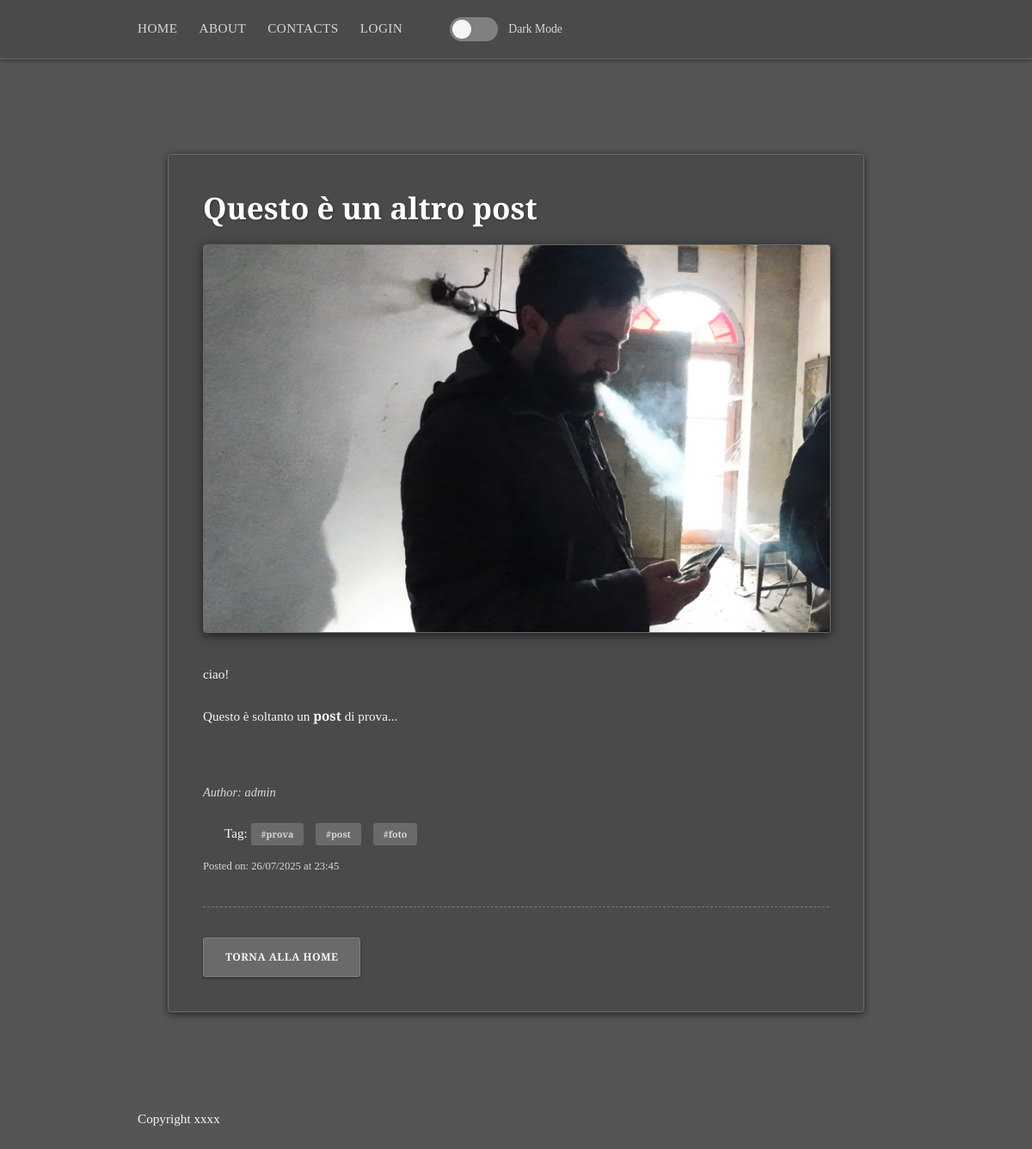
Page /view/3 on the committed database.
### app.py (models this page shows, shortened)
class Post(db.Model):
    id = db.Column(db.Integer, primary_key=True)
    title = db.Column(db.String(200), nullable=False)
    content = db.Column(db.Text, nullable=False)
    creation_date = db.Column(db.DateTime, default=datetime.now())
    user_id = db.Column(db.Integer, db.ForeignKey('user.id'), nullable=False)
    image_file = db.Column(db.String(28), nullable=True, default=None)
    tags = db.relationship('Tag', secondary=post_tags, backref=db.backref('posts', lazy='dynamic'))

class User(db.Model, UserMixin):
    id = db.Column(db.Integer, primary_key=True)
    is_admin = db.Column(db.Boolean, default=False)
    is_banned = db.Column(db.Boolean, default=False, nullable=False)
    username = db.Column(db.String(28), unique=True, nullable=False)
    email = db.Column(db.String(120), unique=True, nullable=False)
    password_hash = db.Column(db.String(128), nullable=False)
    post = db.relationship('Post', backref='author', lazy='dynamic')

class Tag(db.Model):
    id = db.Column(db.Integer, primary_key=True)
    tag_name = db.Column(db.String(28), nullable=False, unique=True)

### app.py (the view)
@app.route('/view/<int:post_id>')
def view_post(post_id):
    post = Post.query.get_or_404(post_id)
    return render_template('view.html', post=post)

### templates/view.html (shortened to what this page needs)
{% extends "base.html" %}
{% block content %}
<div class="container">
    <article class="blog-post">
        <h2>{{ post.title }}</h2>
         {% if post.image_file and post.image_file != 'default.jpg' %}
            <img src="{{ url_for('static', filename='uploads/' + post.image_file) }}" alt="{{ post.title }}" class="featured-image">
        {% endif %}
        <p>{{ post.content | safe }}</p>
        <br>
        <p><i> Author: {{ post.author.username }}</i></p>
        {% if post.tags %}
        <span class="tags">
            Tag:
            {% for tag in post.tags %}
            <a href="{{ url_for('posts_by_tags', tag_name=tag.tag_name) }}">#{{ tag.tag_name }}</a>
            {% endfor %}
        </span>
        {% endif %}
        <small>Posted on: {{ post.creation_date.strftime('%d/%m/%Y at %H:%M')}}</small>
        <hr>
        <a href="{{ url_for('index') }}" class="btn">Torna alla Home</a>
    </article>
</div>
{% endblock%}

### static/css/noir.css (style rules this page uses)
body { font-family: 'Merriweather', serif; line-height: 1.7; margin: 0; padding: 0; background-color: #555555; color: #f5f5f5; font-size: 0.95em; transition: background-color 0.8s ease, color 0.8s ease, font-size 0.8s ease; }
.container { max-width: 880px; margin: 0 auto; padding: 55px 35px; }
h1, h2, h3, h4, h5, h6 { font-family: 'Playfair Display', serif; font-weight: 700; color: #ffffff; margin-bottom: 25px; line-height: 1.25; text-shadow: 1px 1px 3px rgba(0,0,0,0.3); transition: color 0.8s ease, text-shadow 0.8s ease; }
h2 { font-size: 2.0em; }
p { margin-bottom: 1.3em; font-size: 1em; }
a { color: #d8d8d8; text-decoration: none; transition: color 0.3s ease, text-decoration 0.3s ease; }
.btn, #theme-toggle, #save { display: inline-block; background-color: #6a6a6a; color: #f5f5f5; padding: 12px 25px; border: 1px solid #808080; border-radius: 3px; cursor: pointer; font-size: 0.8em; font-family: 'Merriweather', serif; font-weight: 700; letter-spacing: 0.04em; text-transform: uppercase; transition: background-color 0.3s ease, color 0.3s ease, border-color 0.3s ease, box-shadow 0.3s ease; text-align: center; text-decoration: none; white-space: nowrap; box-shadow: 0 1px 3px rgba(0,0,0,0.4); }
.blog-post { background-color: #4a4a4a; padding: 40px; margin-bottom: 40px; border-radius: 4px; box-shadow: 0 2px 10px rgba(0,0,0,0.6); border: 1px solid #6a6a6a; transition: background-color 0.8s ease, box-shadow 0.8s ease, border-color 0.8s ease; }
.blog-post h2 { font-size: 2.3em; margin-top: 0; margin-bottom: 20px; color: #ffffff; }
.blog-post .tags { display: inline-block; margin-left: 25px; }
.blog-post .tags a { background-color: #6a6a6a; color: #d8d8d8; padding: 6px 12px; border-radius: 3px; font-size: 0.7em; margin-right: 10px; text-decoration: none; font-weight: 600; transition: background-color 0.3s ease, color 0.3s ease; }
.blog-post p { margin-bottom: 1.4em; line-height: 1.75; font-size: 1em; color: #f5f5f5; transition: color 0.8s ease; }
.blog-post p i { font-style: italic; color: #d8d8d8; font-size: 0.95em; transition: color 0.8s ease; }
.blog-post small { display: block; color: #d8d8d8; margin-top: 15px; transition: color 0.8s ease; }
.blog-post hr { margin-top: 35px; margin-bottom: 35px; border: 0; border-top: 1px dashed #7a7a7a; transition: border-top-color 0.8s ease; }
.featured-image { width: 100%; max-height: 450px; object-fit: cover; display: block; margin-bottom: 35px; border-radius: 4px; box-shadow: 0 3px 12px rgba(0,0,0,0.6); border: 1px solid #6a6a6a; }

### rows in the picture
Post: title "Questo è un altro post", image_file (picture), content "ciao! Questo è soltanto un post di prova...", creation_date "26/07/2025 at 23:45"
User: author.username "admin"
Tag: tag_name "prova"
Tag: tag_name "post"
Tag: tag_name "foto"
